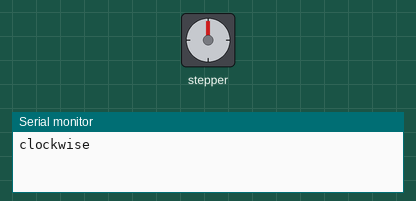
The sketch below on a simulated Arduino Uno, built with avr-gcc and run on an emulated ATmega328P. On the bench: stepper motor, the last lines printed to the serial monitor. Stepper angles assume 2038 steps per turn.

Above: at 0.05 s.
At 3.05 s:
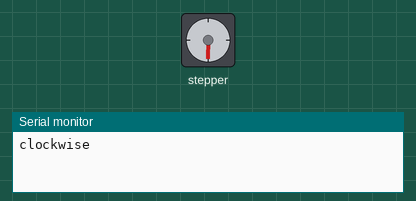
At 6.05 s:
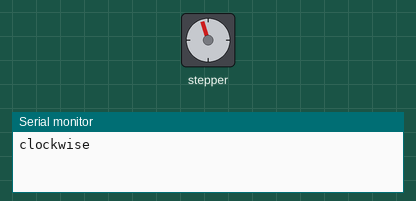
At 12.8 s:
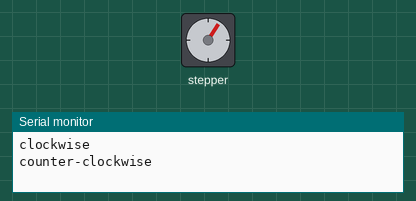
Timing chart, 0 to 18.3 s (numbered marks = the images above):
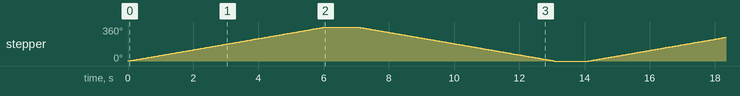

The sketch:

BlindTilt.ino
```cpp
// Tilt my Blinds

#include <Stepper.h>


#define STEPS 2038

#define in1Pin 15
#define in2Pin 16
#define in3Pin 17
#define in4Pin 18

#define LED_PIN 9

Stepper stepper(STEPS, in1Pin, in2Pin, in3Pin, in4Pin);

void setup() {
  stepper.setSpeed(10);

  Serial.begin(9600);
}

void loop() {
  Serial.println("clockwise");
  stepper.step(2038);
  delay(1000);

  Serial.println("counter-clockwise");
  stepper.step(-2038);
  delay(1000);
}
```

Measured:
- by itself, stepper: turns 360° clockwise in 6.0 s, then 360° counter-clockwise in 6.0 s, repeating every 14.1 s
